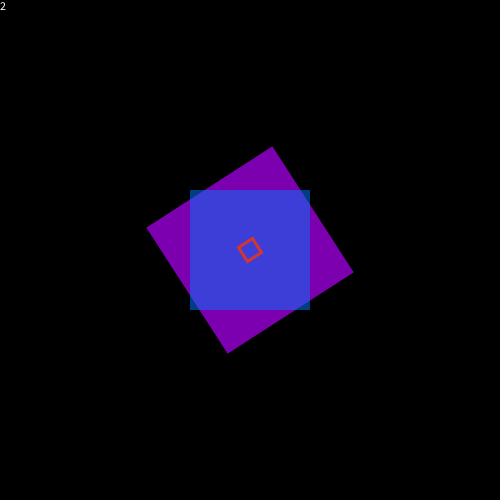
Frame 1 (no input)
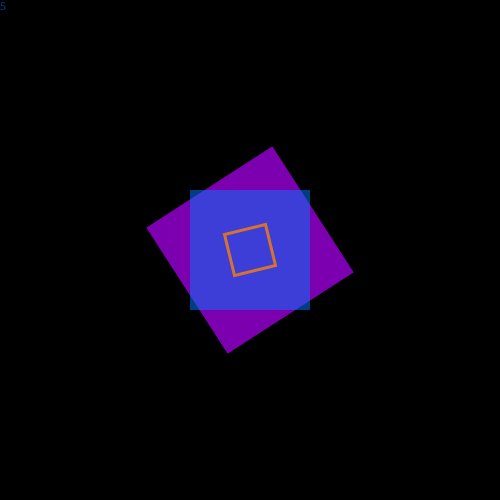
Frame 60 (the mouse pressed at the canvas centre just before this capture)
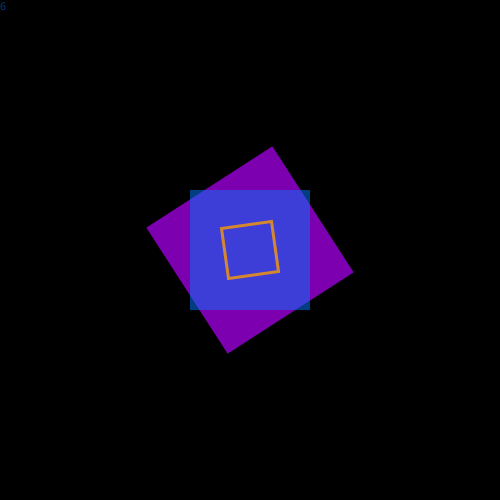
Frame 120 (the mouse held since frame 60 and released just before this capture)

The Processing sketch that drew these frames (run headless with seeded random() and noise(); from frame 60 on, the mouse is pressed at the canvas centre):

// Processing sketch: processing_106174
// ── processing_106174.pde

float degrees;
float hues;
float degreem;
float huem;
float d;
float a;
float degreeh;
float hueh;

void setup() {
  size(500, 500);
  rectMode(CENTER);
  colorMode(HSB, 255);
  d=0;
}

void draw() {
  background(0);
  strokeWeight(3);
  degrees=map(second(), 0, 59, 45, 45+359);
  hues = map(second(), 0, 59, 0, 255);
  a = map(second(), 0, 59, 0, height);
  degreem=map(minute(), 0, 59, 45, 45+359);
  huem = map(minute(), 0, 59, 0, 255);
  degreem=map(hour(), 0, 59, 45, 45+359);
  huem = map(hour(), 0, 59, 0, 255);
  //ellipse(width/2,height/2,3,3);
  text(second(), 0, 10);

  //minute rect
  pushMatrix();
  noStroke();
  fill(200, 255, 255, 175);
  translate(width/2, height/2);
  rotate(radians(degreem));
  rect(0, 0, 150, 150);
  popMatrix();

  //hour rect
  pushMatrix();
  noStroke();
  fill(150, 255, 255, 130);
  translate(width/2, height/2);
  rotate(radians(degreeh));
  rect(0, 0, 120, 120);

  popMatrix();
  
  //second rect;
  pushMatrix();
  stroke(hues, 255, 255, 200);
  noFill();
  translate(width/2, height/2);
  rotate(radians(degrees));
  rect(0, 0, a, a);
  popMatrix();
//  
//  //hour line
//  pushMatrix();
//  stroke(hueh, 255, 255);
//  translate(width/2, height/2);
//  rotate(radians(degreeh-90));
//  line(0, 0, 0, 50);
//  popMatrix();
//
//  //minute line
//  pushMatrix();
//  stroke(huem, 255, 255);
//  translate(width/2, height/2);
//  rotate(radians(degreem-90));
//  line(0, 0, 0, 100);
//  popMatrix();
}
